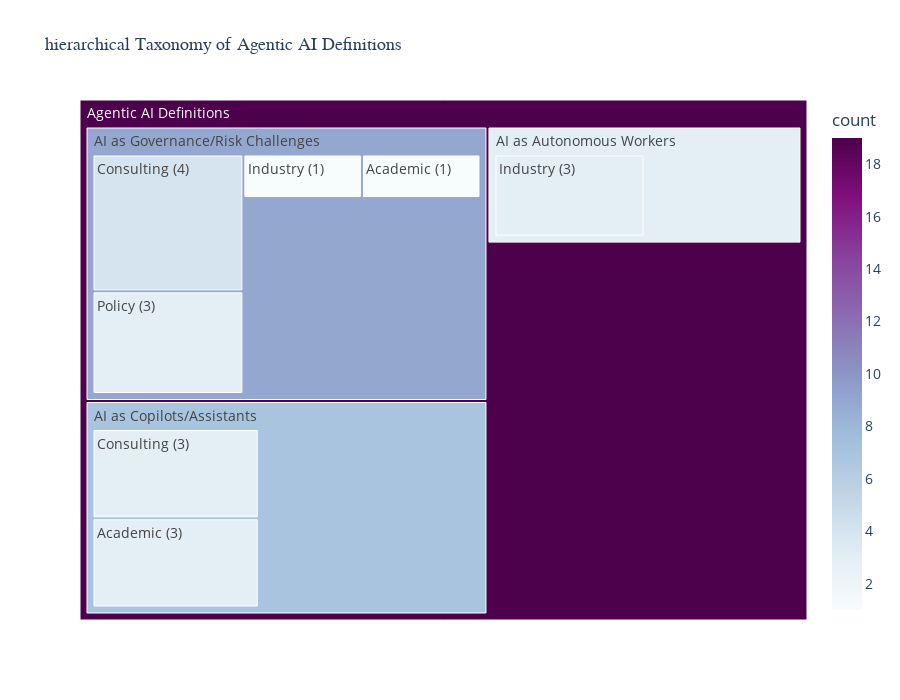

Here is the notebook cell this chart was saved with:
### Code cell
# Add root node
root_count = df_definitions.shape[0]
df_treemap = pd.concat([
    pd.DataFrame([{'category': 'Agentic AI Definitions', 'count': root_count, 'parent': ''}]),
    df_treemap
], ignore_index=True)

# Treemap using Plotly
fig = px.treemap(
    df_treemap,
    names='category',
    parents='parent',
    values='count',
    title='hierarchical Taxonomy of Agentic AI Definitions',
    color='count',
    color_continuous_scale='BuPu' ## RdYlBu_r
)

fig.update_layout(
    font=dict(size=14),
    title_font=dict(size=18, family='Arial Black'),
    height=700
)

fig.write_html(TAXONOMY_DIR / 'taxonomy_treemap.html')
fig.show()

print(f"💾 Treemap saved to: {TAXONOMY_DIR / 'taxonomy_treemap.html'}")

### Figure 1 — Plotly figure (JSON) as saved in the notebook; plotly's stock layout.template omitted (floating-point values rounded to 4 significant figures)
{"data": [{"domain": {"x": [0, 1], "y": [0, 1]}, "hovertemplate": "category=%{label}<br>count=%{color}<br>parent=%{parent}<extra></extra>", "labels": ["Agentic AI Definitions", "AI as Copilots/Assistants", "Consulting (3)", "Industry (1)", "Academic (3)", "AI as Autonomous Workers", "Industry (3)", "AI as Governance/Risk Challenges", "Consulting (4)", "Industry (1)", "Academic (1)", "Policy (3)"], "marker": {"coloraxis": "coloraxis", "colors": [19, 7, 3, 1, 3, 3, 3, 9, 4, 1, 1, 3]}, "name": "", "parents": ["", "Agentic AI Definitions", "AI as Copilots/Assistants", "AI as Copilots/Assistants", "AI as Copilots/Assistants", "Agentic AI Definitions", "AI as Autonomous Workers", "Agentic AI Definitions", "AI as Governance/Risk Challenges", "AI as Governance/Risk Challenges", "AI as Governance/Risk Challenges", "AI as Governance/Risk Challenges"], "type": "treemap", "values": [19, 7, 3, 1, 3, 3, 3, 9, 4, 1, 1, 3]}], "layout": {"coloraxis": {"colorbar": {"title": {"text": "count"}}, "colorscale": [[0, "rgb(247,252,253)"], [0.125, "rgb(224,236,244)"], [0.25, "rgb(191,211,230)"], [0.375, "rgb(158,188,218)"], [0.5, "rgb(140,150,198)"], [0.625, "rgb(140,107,177)"], [0.75, "rgb(136,65,157)"], [0.875, "rgb(129,15,124)"], [1, "rgb(77,0,75)"]]}, "font": {"size": 14}, "height": 700, "legend": {"tracegroupgap": 0}, "title": {"font": {"family": "Arial Black", "size": 18}, "text": "hierarchical Taxonomy of Agentic AI Definitions"}}}
